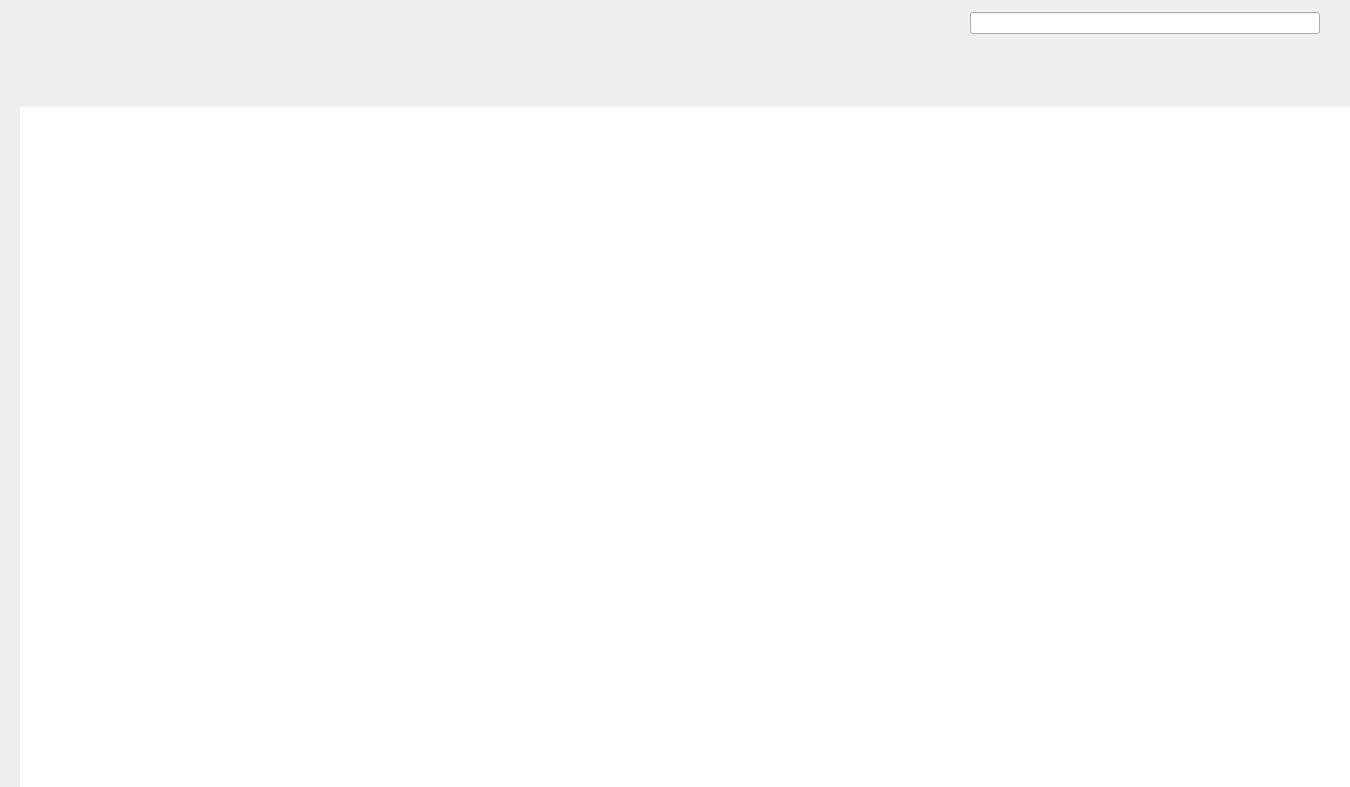
<?xml version="1.0" encoding="UTF-8"?>
<ui version="4.0">
 <class>HomePageWidget</class>
 <widget class="QWidget" name="HomePageWidget">
  <property name="geometry">
   <rect>
    <x>0</x>
    <y>0</y>
    <width>1350</width>
    <height>787</height>
   </rect>
  </property>
  <property name="windowTitle">
   <string>Form</string>
  </property>
  <layout class="QVBoxLayout" name="verticalLayout">
   <property name="spacing">
    <number>0</number>
   </property>
   <property name="leftMargin">
    <number>0</number>
   </property>
   <property name="topMargin">
    <number>0</number>
   </property>
   <property name="rightMargin">
    <number>0</number>
   </property>
   <property name="bottomMargin">
    <number>0</number>
   </property>
   <item>
    <widget class="QWidget" name="selectSearchBox" native="true">
     <property name="minimumSize">
      <size>
       <width>0</width>
       <height>107</height>
      </size>
     </property>
     <property name="maximumSize">
      <size>
       <width>16777215</width>
       <height>107</height>
      </size>
     </property>
     <property name="styleSheet">
      <string notr="true"/>
     </property>
     <layout class="QHBoxLayout" name="horizontalLayout">
      <property name="spacing">
       <number>0</number>
      </property>
      <property name="leftMargin">
       <number>0</number>
      </property>
      <property name="topMargin">
       <number>0</number>
      </property>
      <property name="rightMargin">
       <number>30</number>
      </property>
      <property name="bottomMargin">
       <number>0</number>
      </property>
      <item>
       <widget class="QWidget" name="selectBox" native="true">
        <property name="styleSheet">
         <string notr="true">QPushButton{
font-family:微软雅黑;
font-size:16px;
border:none;
border-radius:13px;/*设置原角半径*/
}</string>
        </property>
        <layout class="QVBoxLayout" name="verticalLayout_2">
         <property name="spacing">
          <number>0</number>
         </property>
         <property name="leftMargin">
          <number>0</number>
         </property>
         <property name="topMargin">
          <number>0</number>
         </property>
         <property name="rightMargin">
          <number>0</number>
         </property>
         <property name="bottomMargin">
          <number>0</number>
         </property>
         <item>
          <widget class="QWidget" name="classifys" native="true">
           <property name="minimumSize">
            <size>
             <width>0</width>
             <height>28</height>
            </size>
           </property>
           <property name="maximumSize">
            <size>
             <width>16777215</width>
             <height>28</height>
            </size>
           </property>
           <property name="styleSheet">
            <string notr="true">QPushButton{
font-weight:bold:
/* 修复说明：bold: 末尾是冒号，应为分号 bold; 否则该规则被丢弃、粗体失效 */
}</string>
           </property>
           <layout class="QHBoxLayout" name="horizontalLayout_2">
            <property name="spacing">
             <number>0</number>
            </property>
            <property name="leftMargin">
             <number>0</number>
            </property>
            <property name="topMargin">
             <number>0</number>
            </property>
            <property name="rightMargin">
             <number>0</number>
            </property>
            <property name="bottomMargin">
             <number>0</number>
            </property>
            <item>
             <layout class="QHBoxLayout" name="classifyHLayout"/>
            </item>
            <item>
             <spacer name="horizontalSpacer">
              <property name="orientation">
               <enum>Qt::Orientation::Horizontal</enum>
              </property>
              <property name="sizeHint" stdset="0">
               <size>
                <width>40</width>
                <height>20</height>
               </size>
              </property>
             </spacer>
            </item>
           </layout>
          </widget>
         </item>
         <item>
          <widget class="QWidget" name="labels" native="true">
           <property name="minimumSize">
            <size>
             <width>0</width>
             <height>28</height>
            </size>
           </property>
           <property name="maximumSize">
            <size>
             <width>16777215</width>
             <height>28</height>
            </size>
           </property>
           <property name="styleSheet">
            <string notr="true"/>
           </property>
           <layout class="QHBoxLayout" name="horizontalLayout_6">
            <property name="spacing">
             <number>0</number>
            </property>
            <property name="leftMargin">
             <number>0</number>
            </property>
            <property name="topMargin">
             <number>0</number>
            </property>
            <property name="rightMargin">
             <number>0</number>
            </property>
            <property name="bottomMargin">
             <number>0</number>
            </property>
            <item>
             <layout class="QHBoxLayout" name="labelHLayout"/>
            </item>
            <item>
             <spacer name="horizontalSpacer_2">
              <property name="orientation">
               <enum>Qt::Orientation::Horizontal</enum>
              </property>
              <property name="sizeHint" stdset="0">
               <size>
                <width>965</width>
                <height>20</height>
               </size>
              </property>
             </spacer>
            </item>
           </layout>
          </widget>
         </item>
        </layout>
       </widget>
      </item>
      <item>
       <widget class="QWidget" name="searchBox" native="true">
        <property name="minimumSize">
         <size>
          <width>350</width>
          <height>0</height>
         </size>
        </property>
        <property name="maximumSize">
         <size>
          <width>350</width>
          <height>16777215</height>
         </size>
        </property>
        <property name="styleSheet">
         <string notr="true"/>
        </property>
        <layout class="QVBoxLayout" name="verticalLayout_3">
         <property name="spacing">
          <number>0</number>
         </property>
         <property name="leftMargin">
          <number>0</number>
         </property>
         <property name="topMargin">
          <number>12</number>
         </property>
         <property name="rightMargin">
          <number>0</number>
         </property>
         <property name="bottomMargin">
          <number>0</number>
         </property>
         <item>
          <widget class="SearchLineEdit" name="search"/>
         </item>
         <item>
          <spacer name="verticalSpacer">
           <property name="orientation">
            <enum>Qt::Orientation::Vertical</enum>
           </property>
           <property name="sizeHint" stdset="0">
            <size>
             <width>20</width>
             <height>40</height>
            </size>
           </property>
          </spacer>
         </item>
        </layout>
       </widget>
      </item>
     </layout>
    </widget>
   </item>
   <item>
    <widget class="QWidget" name="videoBox" native="true">
     <property name="styleSheet">
      <string notr="true"/>
     </property>
     <layout class="QVBoxLayout" name="verticalLayout_4">
      <property name="spacing">
       <number>0</number>
      </property>
      <property name="leftMargin">
       <number>20</number>
      </property>
      <property name="topMargin">
       <number>0</number>
      </property>
      <property name="rightMargin">
       <number>0</number>
      </property>
      <property name="bottomMargin">
       <number>0</number>
      </property>
      <item>
       <widget class="QScrollArea" name="videoScroll">
        <property name="styleSheet">
         <string notr="true">#videoScroll{
 border : none;
}
QScrollBar:vertical{ /*垂直滚动条*/ 
 border : none;
 background-color : #FFFFFF;
 width : 10px;
}

QScrollBar::handle:vertical{ /*设置垂直滚动条⼿柄*/ 
 border : none;
 border-radius : 5px;
background-color : #E8E8E8;
 min-height: 134px;
}

QScrollBar::up-arrow:vertical, QScrollBar::downarrow:vertical
 {
 border:none;
 width: 0px;
 height: 0px;
}
</string>
        </property>
        <property name="horizontalScrollBarPolicy">
         <enum>Qt::ScrollBarPolicy::ScrollBarAlwaysOff</enum>
        </property>
        <property name="widgetResizable">
         <bool>true</bool>
        </property>
        <widget class="QWidget" name="scrollAreaWidgetContents">
         <property name="geometry">
          <rect>
           <x>0</x>
           <y>0</y>
           <width>1330</width>
           <height>680</height>
          </rect>
         </property>
         <property name="styleSheet">
          <string notr="true">#scrollAreaWidgetContents{
 background-color:#FFFFFF;
}
</string>
         </property>
         <layout class="QVBoxLayout" name="verticalLayout_5">
          <property name="spacing">
           <number>0</number>
          </property>
          <property name="leftMargin">
           <number>0</number>
          </property>
          <property name="topMargin">
           <number>0</number>
          </property>
          <property name="rightMargin">
           <number>30</number>
          </property>
          <property name="bottomMargin">
           <number>0</number>
          </property>
          <item>
           <layout class="QGridLayout" name="videoGLayout">
            <property name="horizontalSpacing">
             <number>20</number>
            </property>
            <property name="verticalSpacing">
             <number>24</number>
            </property>
           </layout>
          </item>
         </layout>
        </widget>
       </widget>
      </item>
     </layout>
    </widget>
   </item>
  </layout>
 </widget>
 <customwidgets>
  <customwidget>
   <class>SearchLineEdit</class>
   <extends>QLineEdit</extends>
   <header location="global">searchlineedit.h</header>
  </customwidget>
 </customwidgets>
 <resources/>
 <connections/>
</ui>
